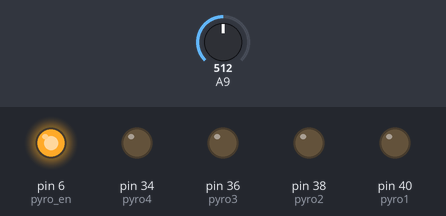
A sketch run on a simulated Arduino Mega 2560, built with avr-gcc and run on an emulated ATmega2560. Shown: output pins drawn as LEDs (lit = HIGH). The test bench sets the inputs (shaded band); at power-on: A9 = 512. What the sketch prints to the serial monitor is not drawn.

Above: at 0.1 s.
At 15.1 s:
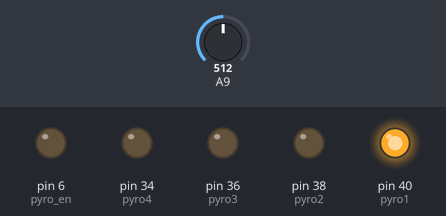
At 16.1 s:
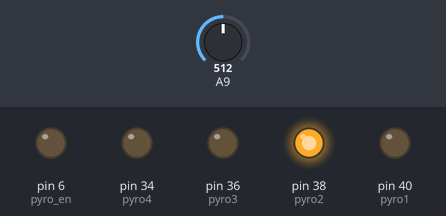
At 17.1 s:
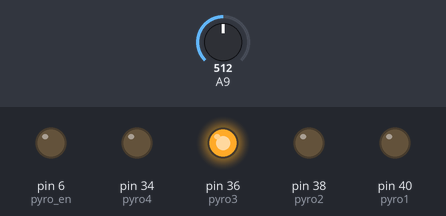
At 18.1 s:
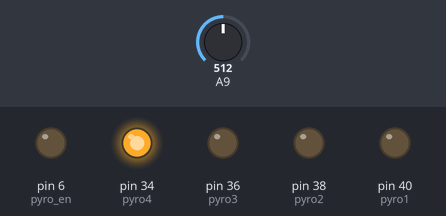
At 19.1 s:
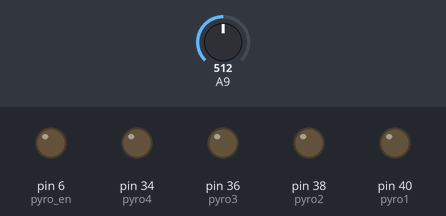
Timing chart, 0 to 20.6 s (numbered marks = the images above):
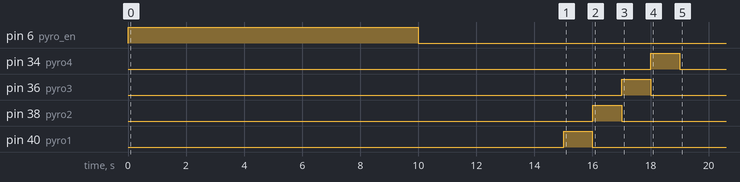

The sketch:

pyro_test.ino
```cpp
const int pyro_en = 6;

const int pyro1 = 40;
const int pyro2 = 38;
const int pyro3 = 36;
const int pyro4 = 34;

const int cont1 = 41;
const int cont2 = 39;
const int cont3 = 37;
const int cont4 = 35;

void setup() {
  pinMode(pyro_en, OUTPUT);
  digitalWrite(pyro_en, HIGH);
  Serial.begin(9600);
  pinMode(pyro1, OUTPUT);
  pinMode(cont1, INPUT);
  pinMode(pyro2, OUTPUT);
  pinMode(cont2, INPUT);
  pinMode(pyro3, OUTPUT);
  pinMode(cont3, INPUT);
  pinMode(pyro4, OUTPUT);
  pinMode(cont4, INPUT);


}

void loop() {
  Serial.println(analogRead(cont1));
  if (millis() > 10000) {
    digitalWrite(pyro_en, LOW);
  }
  if (millis() > 15000 && millis() < 16000) {
    digitalWrite(pyro1, HIGH);
  }else{
    digitalWrite(pyro1, LOW);
  }

  if (millis() > 16000 && millis() < 17000) {
    digitalWrite(pyro2, HIGH);
  }else{
    digitalWrite(pyro2, LOW);
  }

  if (millis() > 17000 && millis() < 18000) {
    digitalWrite(pyro3, HIGH);
  }else{
    digitalWrite(pyro3, LOW);
  }

  if (millis() > 18000 && millis() < 19000) {
    digitalWrite(pyro4, HIGH);
  }else{
    digitalWrite(pyro4, LOW);
  }

}
```

Measured:
- by itself, pin 6 (pyro_en): HIGH → LOW at 10.0 s
- by itself, pin 34 (pyro4): LOW → HIGH at 18.0 s, → LOW 1.0 s later
- by itself, pin 36 (pyro3): LOW → HIGH at 17.0 s, → LOW 1.0 s later
- by itself, pin 38 (pyro2): LOW → HIGH at 16.0 s, → LOW 1.0 s later
- by itself, pin 40 (pyro1): LOW → HIGH at 15.0 s, → LOW 1.0 s later
